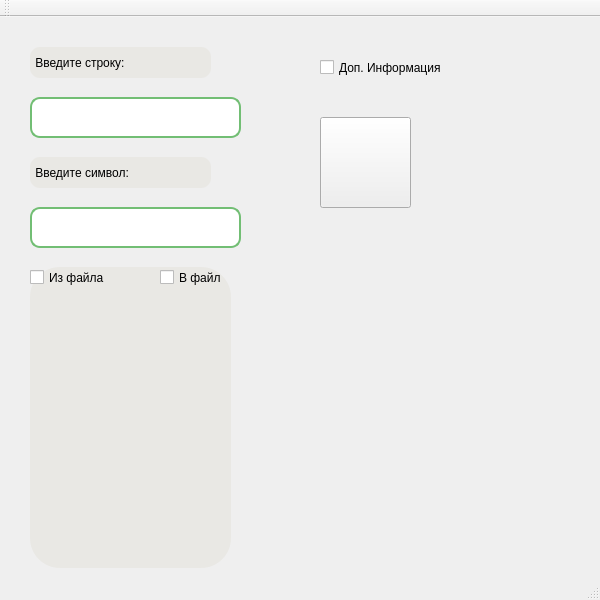
<?xml version="1.0" encoding="UTF-8"?>
<ui version="4.0">
 <class>MainWindow</class>
 <widget class="QMainWindow" name="MainWindow">
  <property name="geometry">
   <rect>
    <x>0</x>
    <y>0</y>
    <width>600</width>
    <height>600</height>
   </rect>
  </property>
  <property name="focusPolicy">
   <enum>Qt::NoFocus</enum>
  </property>
  <property name="windowTitle">
   <string>Del_elem</string>
  </property>
  <property name="autoFillBackground">
   <bool>false</bool>
  </property>
  <property name="styleSheet">
   <string notr="true"/>
  </property>
  <widget class="QWidget" name="centralWidget">
   <widget class="QPushButton" name="Hello">
    <property name="geometry">
     <rect>
      <x>320</x>
      <y>100</y>
      <width>91</width>
      <height>91</height>
     </rect>
    </property>
    <property name="cursor">
     <cursorShape>PointingHandCursor</cursorShape>
    </property>
    <property name="styleSheet">
     <string notr="true">border-image: url(:/C:/Users/Олеся/Downloads/icons8-ok-100_1.png);</string>
    </property>
    <property name="text">
     <string/>
    </property>
    <property name="autoRepeat">
     <bool>false</bool>
    </property>
   </widget>
   <widget class="QLabel" name="output">
    <property name="geometry">
     <rect>
      <x>30</x>
      <y>250</y>
      <width>201</width>
      <height>301</height>
     </rect>
    </property>
    <property name="styleSheet">
     <string notr="true">font: 6pt &quot;MS Shell Dlg 2&quot;;
border-radius: 30%;
background-color: #e9e8e4;
</string>
    </property>
    <property name="text">
     <string/>
    </property>
   </widget>
   <widget class="QLineEdit" name="input">
    <property name="geometry">
     <rect>
      <x>30</x>
      <y>80</y>
      <width>211</width>
      <height>41</height>
     </rect>
    </property>
    <property name="styleSheet">
     <string notr="true">border-radius: 10%;
border: 2px solid #72be74;</string>
    </property>
   </widget>
   <widget class="QLineEdit" name="inputChar">
    <property name="geometry">
     <rect>
      <x>30</x>
      <y>190</y>
      <width>211</width>
      <height>41</height>
     </rect>
    </property>
    <property name="styleSheet">
     <string notr="true">border-radius: 10%;
border: 2px solid #72be74;</string>
    </property>
   </widget>
   <widget class="QCheckBox" name="checkBox">
    <property name="geometry">
     <rect>
      <x>320</x>
      <y>40</y>
      <width>191</width>
      <height>21</height>
     </rect>
    </property>
    <property name="cursor">
     <cursorShape>PointingHandCursor</cursorShape>
    </property>
    <property name="text">
     <string>Доп. Информация</string>
    </property>
   </widget>
   <widget class="QLineEdit" name="lineEdit">
    <property name="geometry">
     <rect>
      <x>30</x>
      <y>30</y>
      <width>181</width>
      <height>31</height>
     </rect>
    </property>
    <property name="styleSheet">
     <string notr="true">
font: 10pt &quot;MS Shell Dlg 2&quot;;
border-radius: 10%;
background-color: #e9e8e4;
</string>
    </property>
    <property name="text">
     <string> Введите строку:</string>
    </property>
   </widget>
   <widget class="QLineEdit" name="lineEdit_2">
    <property name="geometry">
     <rect>
      <x>30</x>
      <y>140</y>
      <width>181</width>
      <height>31</height>
     </rect>
    </property>
    <property name="styleSheet">
     <string notr="true">
font: 10pt &quot;MS Shell Dlg 2&quot;;
border-radius: 10%;
background-color: #e9e8e4;</string>
    </property>
    <property name="text">
     <string> Введите символ:</string>
    </property>
   </widget>
   <widget class="QCheckBox" name="checkBox_2">
    <property name="geometry">
     <rect>
      <x>30</x>
      <y>250</y>
      <width>121</width>
      <height>21</height>
     </rect>
    </property>
    <property name="text">
     <string>Из файла</string>
    </property>
   </widget>
   <widget class="QCheckBox" name="checkBox_3">
    <property name="geometry">
     <rect>
      <x>160</x>
      <y>250</y>
      <width>111</width>
      <height>21</height>
     </rect>
    </property>
    <property name="text">
     <string>В файл</string>
    </property>
   </widget>
  </widget>
  <widget class="QMenuBar" name="menuBar">
   <property name="geometry">
    <rect>
     <x>0</x>
     <y>0</y>
     <width>600</width>
     <height>17</height>
    </rect>
   </property>
  </widget>
  <widget class="QToolBar" name="mainToolBar">
   <attribute name="toolBarArea">
    <enum>TopToolBarArea</enum>
   </attribute>
   <attribute name="toolBarBreak">
    <bool>false</bool>
   </attribute>
  </widget>
  <widget class="QStatusBar" name="statusBar"/>
 </widget>
 <layoutdefault spacing="6" margin="11"/>
 <resources/>
 <connections/>
</ui>
